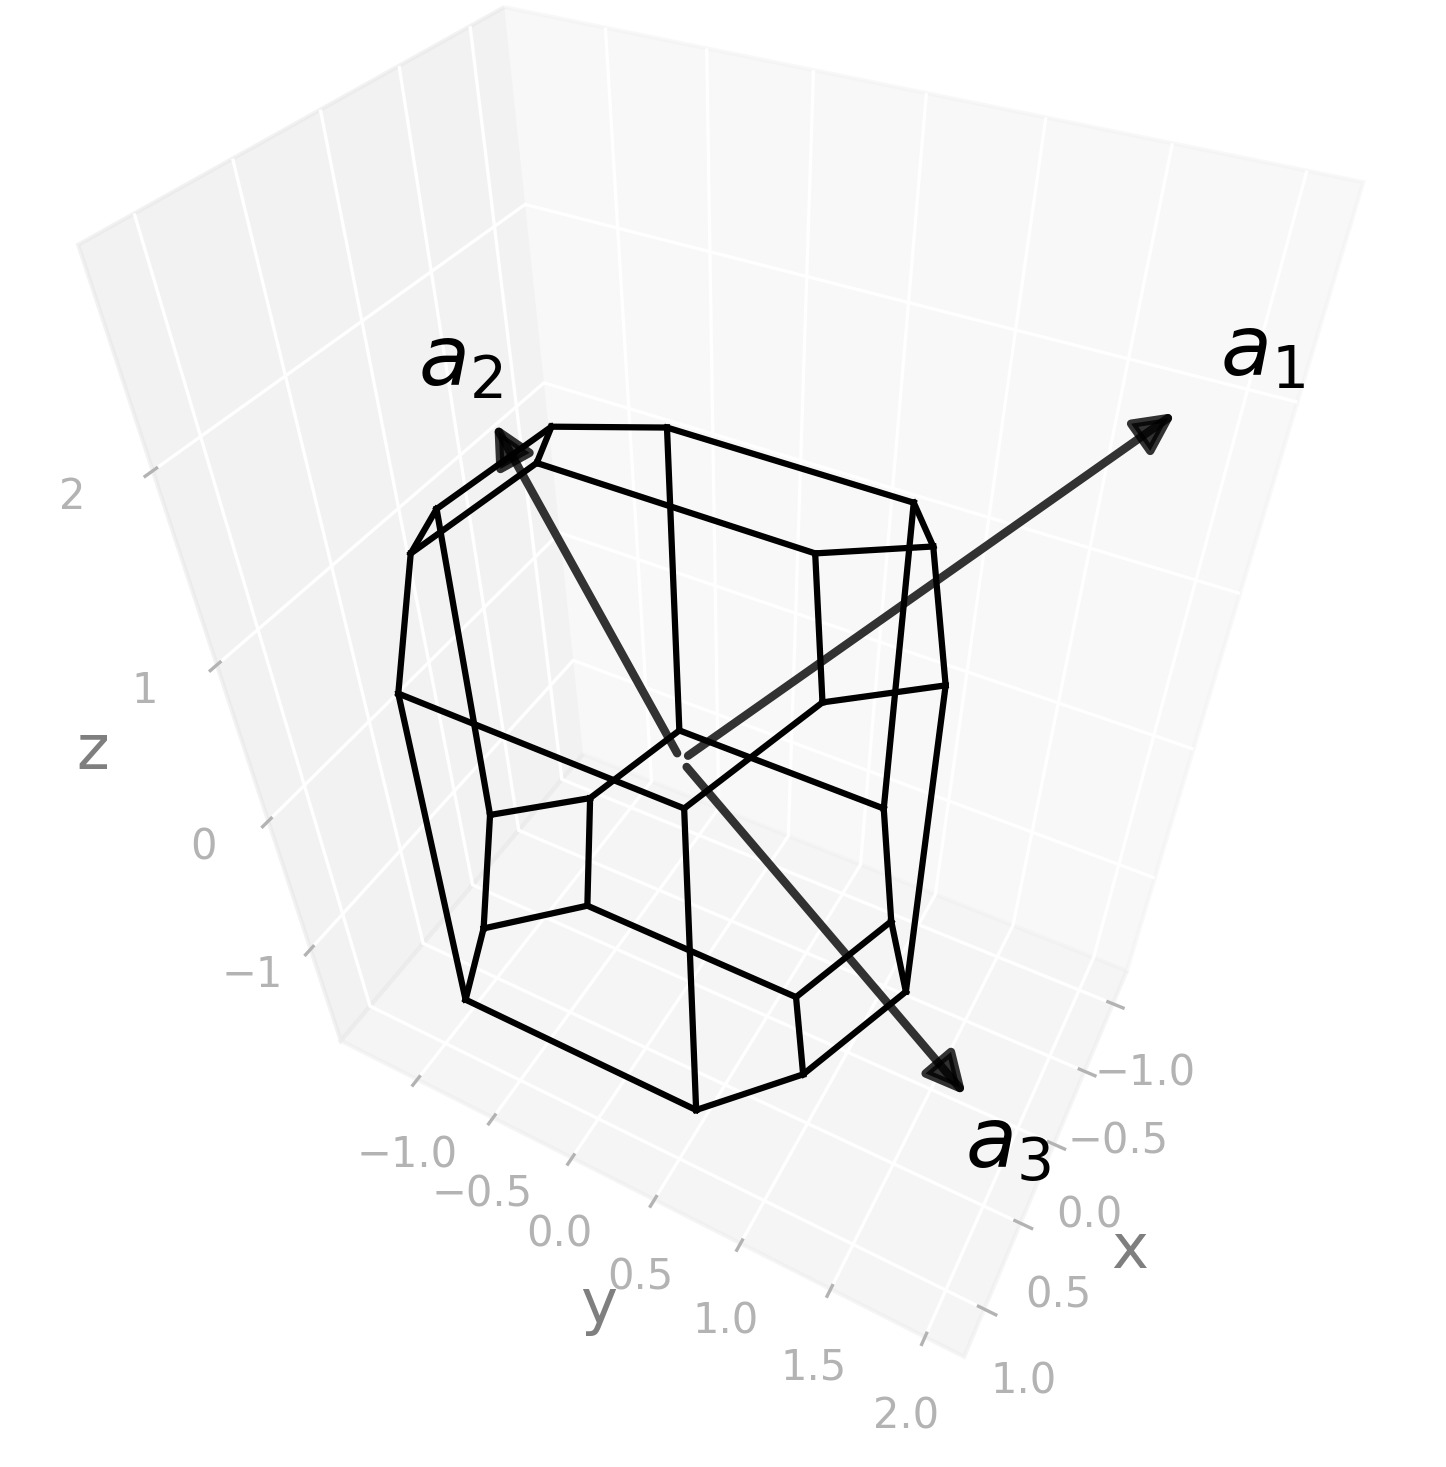

Write the Python code that produced this figure.
import radtools as rad

l = rad.lattice_example(f"ORCF1")
l.plot("wigner-seitz")
# Save an image:
l.savefig(
    "orcf1_wigner-seitz.png",
    elev=44,
    azim=28,
    dpi=300,
   bbox_inches="tight",
)
# Interactive plot:
l.show(elev=44, azim=28)
